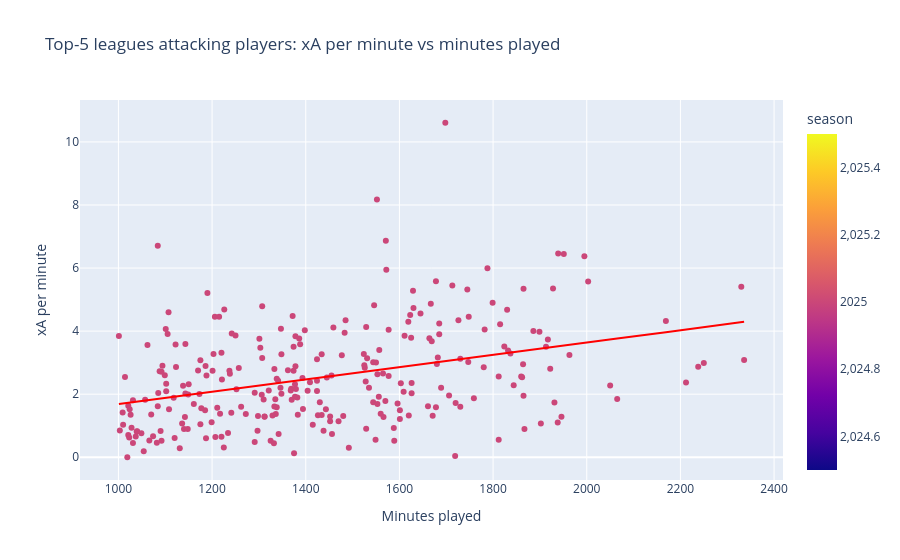

Notebook code cell kept with this figure:
### Code cell
# Plotly scatter: xG and xA for attacking players

fig_xgchain = px.scatter(
    attacking,
    x="time",
    y="xA",
    color="season",
    hover_name="player_name",
    hover_data={
        "team_title": True,
        "league": True,
        "time": True,
        "xGChain": True,
        "xGChain_per_min": ':.4f',
    },
    trendline="ols",
    trendline_color_override="red",
    title="Top-5 leagues attacking players: xA per minute vs minutes played",
    labels={
        "time": "Minutes played",
        "xA": "xA per minute",
    },
)

fig_xgchain.show()

### Figure 1 — Plotly figure (JSON) as saved in the notebook; plotly's stock layout.template omitted (floating-point values rounded to 4 significant figures; data arrays with more than 128 entries replaced by an {"elided": "..."} marker saying what was removed)
{"data": [{"customdata": {"elided": "268x4 mixed values"}, "hovertemplate": "<b>%{hovertext}</b><br><br>Minutes played=%{x}<br>xA per minute=%{y}<br>team_title=%{customdata[0]}<br>league=%{customdata[1]}<br>xGChain=%{customdata[2]}<br>xGChain_per_min=%{customdata[3]:.4f}<br>season=%{marker.color}<extra></extra>", "hovertext": {"elided": "268 str values"}, "legendgroup": "", "marker": {"color": {"elided": "268 int values"}, "coloraxis": "coloraxis", "symbol": "circle"}, "mode": "markers", "name": "", "orientation": "v", "showlegend": false, "type": "scatter", "x": {"elided": "268 int values"}, "xaxis": "x", "y": {"elided": "268 float values"}, "yaxis": "y"}, {"hovertemplate": "<b>OLS trendline</b><br>xA = 0.00195264 * time + -0.267791<br>R<sup>2</sup>=0.134429<br><br>Minutes played=%{x}<br>xA per minute=%{y} <b>(trend)</b><extra></extra>", "legendgroup": "", "line": {"color": "red"}, "marker": {"symbol": "circle"}, "mode": "lines", "name": "", "showlegend": false, "type": "scatter", "x": {"elided": "268 int values"}, "xaxis": "x", "y": {"elided": "268 float values"}, "yaxis": "y"}], "layout": {"coloraxis": {"colorbar": {"title": {"text": "season"}}, "colorscale": [[0, "#0d0887"], [0.1111, "#46039f"], [0.2222, "#7201a8"], [0.3333, "#9c179e"], [0.4444, "#bd3786"], [0.5556, "#d8576b"], [0.6667, "#ed7953"], [0.7778, "#fb9f3a"], [0.8889, "#fdca26"], [1, "#f0f921"]]}, "legend": {"tracegroupgap": 0}, "title": {"text": "Top-5 leagues attacking players: xA per minute vs minutes played"}, "xaxis": {"anchor": "y", "domain": [0, 1], "title": {"text": "Minutes played"}}, "yaxis": {"anchor": "x", "domain": [0, 1], "title": {"text": "xA per minute"}}}}
